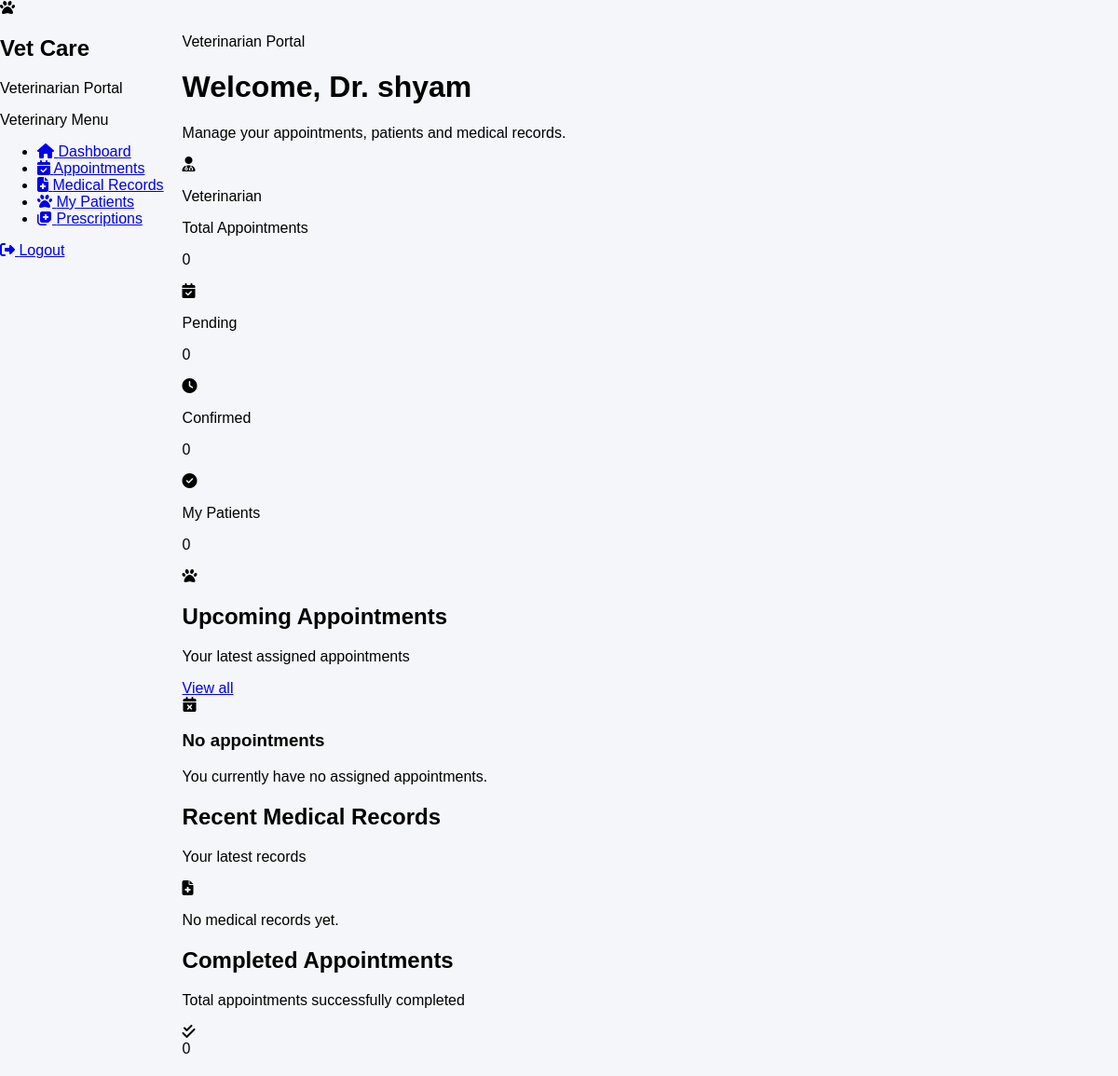
The app's page /vet/dashboard/ (signed in), older data.
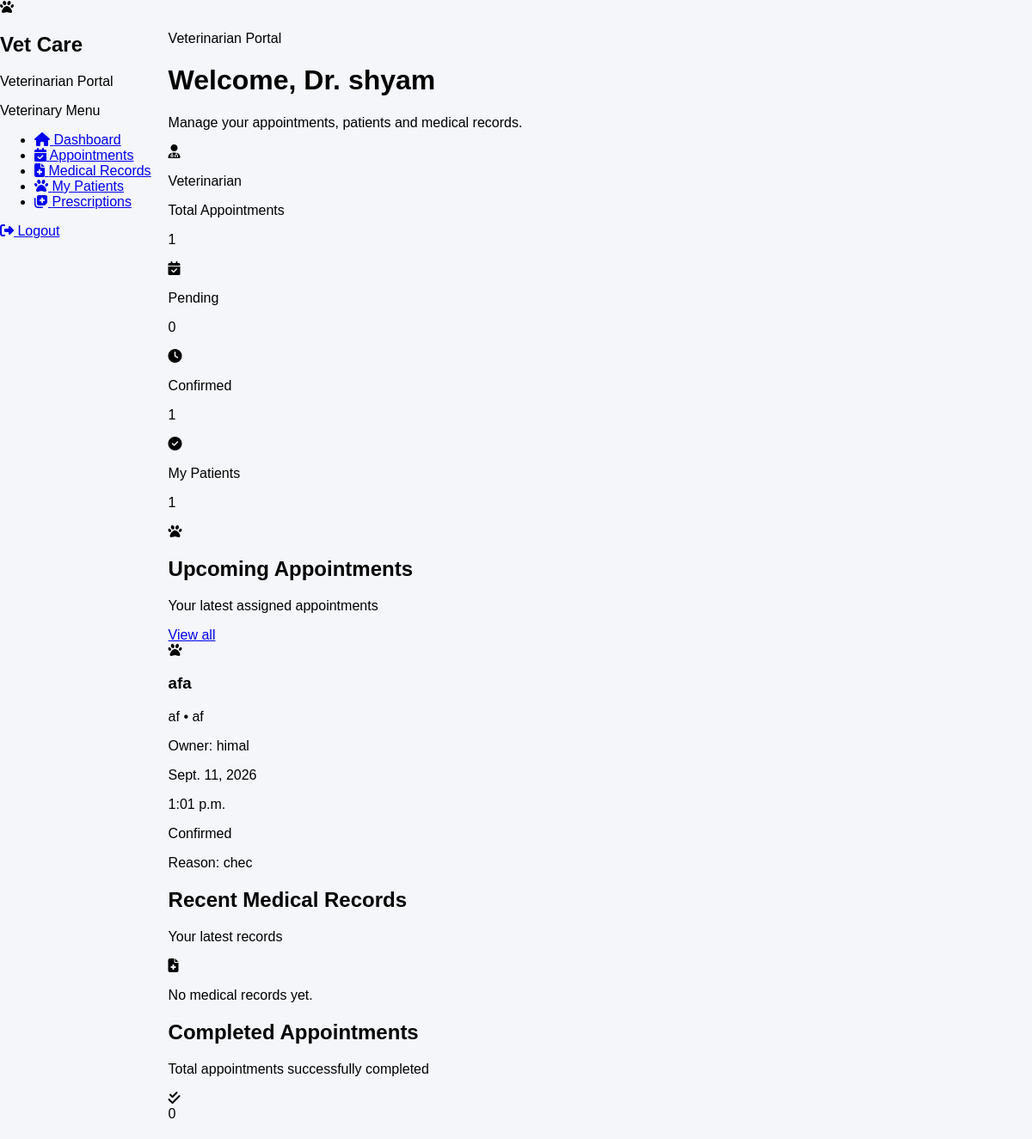
The same page, newer data.
### appointment/models.py (models this page shows, shortened)
class Appointment(models.Model):
    STATUS_CHOICES = (
        ("PENDING", "Pending"),
        ("CONFIRMED", "Confirmed"),
        ("COMPLETED", "Completed"),
        ("CANCELLED", "Cancelled"),
    )
    animal = models.ForeignKey(
        Animal,  # Updated model reference
        on_delete=models.CASCADE,
        related_name="appointments"
    )
    veterinarian = models.ForeignKey(
        User,
        on_delete=models.SET_NULL,
        null=True,
        blank=True,
        related_name="vet_appointments",
        limit_choices_to={"role": User.VETERINARIAN}
    )
    appointment_date = models.DateField()
    appointment_time = models.TimeField()
    reason = models.TextField()
    status = models.CharField(
        max_length=20,
        choices=STATUS_CHOICES,
        default="PENDING"
    )
    notes = models.TextField(
        blank=True,
        null=True
    )
    created_at = models.DateTimeField(
        auto_now_add=True
    )
    updated_at = models.DateTimeField(
        auto_now=True
    )

### animal/models.py (models this page shows, shortened)
class Animal(models.Model):
    owner = models.ForeignKey(
        User,
        on_delete=models.CASCADE,
        related_name="animals",
        null=True,
        blank=True
    )
    name = models.CharField(max_length=100)
    species = models.CharField(max_length=100)
    breed = models.CharField(
        max_length=100,
        blank=True,
        null=True
    )
    age = models.PositiveIntegerField(
        blank=True,
        null=True
    )
    symptoms = models.TextField(
        blank=True,
        null=True
    )
    created_at = models.DateTimeField(
        auto_now_add=True
    )

### account/models.py (models this page shows, shortened)
class User(AbstractUser):
    ADMIN = "ADMIN"
    VETERINARIAN = "VETERINARIAN"
    PET_OWNER = "PET_OWNER"
    ROLE_CHOICES = [
        (ADMIN, "Admin"),
        (VETERINARIAN, "Veterinarian"),
        (PET_OWNER, "Pet Owner"),
    ]
    role = models.CharField(
        max_length=20,
        choices=ROLE_CHOICES,
        default=PET_OWNER
    )
    phone = models.CharField(
        max_length=15,
        blank=True,
        null=True
    )
    address = models.TextField(
        blank=True,
        null=True
    )
    created_at = models.DateTimeField(
        auto_now_add=True
    )
    updated_at = models.DateTimeField(
        auto_now=True
    )

### account/views.py (the view)
@login_required
def vet_dashboard(request):
    user = request.user
    if user.role != User.VETERINARIAN:
        messages.error(
            request,
            "You are not authorized to access the veterinarian dashboard."
        )
        return redirect("dashboard")
    vet_profile = getattr(
        user,
        "veterinarian_profile",
        None
    )
    appointments = (
        Appointment.objects
        .filter(veterinarian=user)
        .select_related(
            "animal",
            "animal__owner"
        )
        .order_by(
            "appointment_date",
            "appointment_time"
        )
    )
    if vet_profile:
        recent_records = (
            MedicalRecord.objects
            .filter(veterinarian=vet_profile)
            .select_related("animal")
            .prefetch_related("prescriptions")
            .order_by(
                "-record_date",
                "-id"
            )[:5]
        )
    else:
        recent_records = MedicalRecord.objects.none()
    total_appointments = (
        Appointment.objects
        .filter(veterinarian=user)
        .count()
    )
    pending_appointments = (
        Appointment.objects
        .filter(
            veterinarian=user,
            status="PENDING"
        )
        .count()
    )
    confirmed_appointments = (
        Appointment.objects
        .filter(
            veterinarian=user,
            status="CONFIRMED"
        )
        .count()
    )
    completed_appointments = (
        Appointment.objects
        .filter(
            veterinarian=user,
            status="COMPLETED"
        )
        .count()
    )
    total_patients = (
        Animal.objects
        .filter(
            appointments__veterinarian=user
        )
        .distinct()
        .count()
    )
    context = {
        "vet_profile": vet_profile,
        "appointments": appointments[:5],
        "recent_records": recent_records,
        "total_appointments": total_appointments,
        "pending_appointments": pending_appointments,
        "confirmed_appointments": confirmed_appointments,
        "completed_appointments": completed_appointments,
        "total_patients": total_patients,
    }
    return render(
        request,
        "account/vet_dashboard.html",
        context
    )

### account/templates/account/vet_dashboard.html (shortened to what the changed rows need)
{% extends "base.html" %}
{% block content %}
<div class="max-w-7xl mx-auto space-y-6">
    <div class="flex flex-col sm:flex-row
                sm:items-center
                sm:justify-between
                gap-4">
        <div>
            <h1 class="mt-1
                       text-2xl
                       sm:text-3xl
                       font-bold
                       text-slate-900">
                Welcome, Dr.
                {{ request.user.get_full_name|default:request.user.username }}
            </h1>
        </div>
    </div>
    <div class="grid grid-cols-1
                sm:grid-cols-2
                xl:grid-cols-4
                gap-4">
        <div class="bg-white
                    rounded-2xl
                    border border-slate-200
                    shadow-sm
                    p-5">
            <div class="flex items-center justify-between">
                <div>
                    <p class="text-sm text-slate-500">
                        Total Appointments
                    </p>
                    <p class="mt-2
                              text-3xl
                              font-bold
                              text-slate-900">
                        {{ total_appointments }}
                    </p>
                </div>
            </div>
        </div>
        <div class="bg-white
                    rounded-2xl
                    border border-slate-200
                    shadow-sm
                    p-5">
            <div class="flex items-center justify-between">
                <div>
                    <p class="text-sm text-slate-500">
                        Confirmed
                    </p>
                    <p class="mt-2
                              text-3xl
                              font-bold
                              text-slate-900">
                        {{ confirmed_appointments }}
                    </p>
                </div>
            </div>
        </div>
        <div class="bg-white
                    rounded-2xl
                    border border-slate-200
                    shadow-sm
                    p-5">
            <div class="flex items-center justify-between">
                <div>
                    <p class="text-sm text-slate-500">
                        My Patients
                    </p>
                    <p class="mt-2
                              text-3xl
                              font-bold
                              text-slate-900">
                        {{ total_patients }}
                    </p>
                </div>
            </div>
        </div>
    </div>
    <div class="grid grid-cols-1 xl:grid-cols-3 gap-6">
        <div class="xl:col-span-2
                    bg-white
                    rounded-2xl
                    border border-slate-200
                    shadow-sm
                    overflow-hidden">
            <div class="px-5 py-4
                        border-b border-slate-200
                        flex items-center
                        justify-between">
                <div>
                    <h2 class="font-bold
                               text-slate-900">
                        Upcoming Appointments
                    </h2>
                </div>
            </div>
            {% if appointments %}
                <div class="divide-y divide-slate-100">
                    {% for appointment in appointments %}
                        <div class="p-5
                                    hover:bg-slate-50
                                    transition">
                            <div class="flex flex-col
                                        sm:flex-row
                                        sm:items-center
                                        sm:justify-between
                                        gap-4">
                                <div class="flex items-center gap-4">
                                    <div class="w-11 h-11
                                                rounded-xl
                                                bg-emerald-100
                                                text-emerald-600
                                                flex items-center
                                                justify-center">
                                        <i class="fa-solid fa-paw"></i>
                                    </div>
                                    <div>
                                        <h3 class="font-semibold
                                                   text-slate-900">
                                            {{ appointment.animal.name }}
                                        </h3>
                                        <p class="text-sm
                                                  text-slate-500">
                                            {{ appointment.animal.species }}
                                            {% if appointment.animal.breed %}
                                                •
                                                {{ appointment.animal.breed }}
                                            {% endif %}
                                        </p>
                                        <p class="text-xs
                                                  text-slate-400
                                                  mt-1">
                                            Owner:
                                            {{ appointment.animal.owner.get_full_name|default:appointment.animal.owner.username }}
                                        </p>
                                    </div>
                                </div>
                                <div class="sm:text-right">
                                    <p class="font-medium
                                              text-slate-900">
                                        {{ appointment.appointment_date }}
                                    </p>
                                    <p class="text-sm
                                              text-slate-500">
                                        {{ appointment.appointment_time }}
                                    </p>
                                    {% if appointment.status == "PENDING" %}
                                        <span class="inline-flex
                                                     mt-2
                                                     px-2.5 py-1
                                                     rounded-full
                                                     text-xs
                                                     font-medium
                                                     bg-amber-100
                                                     text-amber-700">
                                            Pending
                                        </span>
                                    {% elif appointment.status == "CONFIRMED" %}
                                        <span class="inline-flex
                                                     mt-2
                                                     px-2.5 py-1
                                                     rounded-full
                                                     text-xs
                                                     font-medium
                                                     bg-emerald-100
                                                     text-emerald-700">
                                            Confirmed
                                        </span>
                                    {% endif %}
                                </div>
                            </div>
                            <div class="mt-3
                                        bg-slate-50
                                        rounded-xl
                                        p-3">
                                <p class="text-sm
                                          text-slate-600">
                                    <span class="font-medium
                                                 text-slate-800">
                                        Reason:
                                    </span>
                                    {{ appointment.reason }}
                                </p>
                            </div>
                        </div>
                    {% endfor %}
                </div>
            {% else %}
                <div class="p-10 text-center">
                    <div class="w-14 h-14
                                mx-auto
                                rounded-full
                                bg-slate-100
                                flex items-center
                                justify-center">
                        <i class="fa-solid fa-calendar-xmark
                                  text-slate-400
                                  text-xl"></i>
                    </div>
                    <h3 class="mt-4
                               font-semibold
                               text-slate-900">
                        No appointments
                    </h3>
                    <p class="mt-1
                              text-sm
                              text-slate-500">
                        You currently have no assigned appointments.
                    </p>
                </div>
            {% endif %}
        </div>
        <div class="bg-white
                    rounded-2xl
                    border border-slate-200
                    shadow-sm
                    overflow-hidden">
            <div class="px-5 py-4
                        border-b border-slate-200">
                <h2 class="font-bold
                           text-slate-900">
                    Recent Medical Records
                </h2>
            </div>
        </div>
    </div>
    <div class="bg-white
                rounded-2xl
                border border-slate-200
                shadow-sm
                p-5">
        <div class="flex flex-col
                    sm:flex-row
                    sm:items-center
                    sm:justify-between
                    gap-4">
            <div>
                <h2 class="font-bold
                           text-slate-900">
                    Completed Appointments
                </h2>
            </div>
        </div>
    </div>
</div>
{% endblock %}

Row changes from the older to the newer data that the page shows:
added Appointment: animal.name "afa", animal.species "af", animal.breed "af", animal.owner.get_full_name "himal", appointment_date "Sept. 11, 2026", appointment_time "1:01 p.m.", status "Confirmed", reason "chec"
Text that changed along with them:
{{ total_appointments }}: "0" → "1"
{{ confirmed_appointments }}: "0" → "1"
{{ total_patients }}: "0" → "1"
text no longer shown: "No appointments You currently have no assigned appointments."
